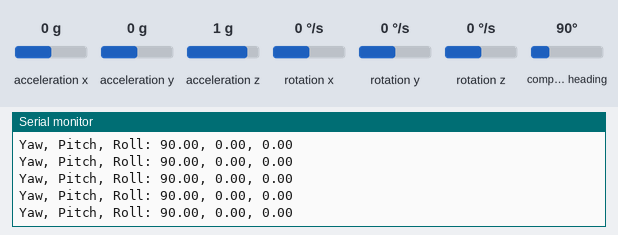
A sketch run on a simulated ESP8266 (NodeMCU). Shown: the last lines printed to the serial monitor. The inputs (shaded band) are chosen by the test bench; at power-on: acceleration x 0 g, acceleration y 0 g, acceleration z 1 g, compass heading 90°, rotation x 0 °/s, rotation y 0 °/s, rotation z 0 °/s. WiFi joins after 1.5 s; servers stay silent unless stated.

Above: at 5.4 s.
5.5 s: acceleration x set to -1.4 g
At 6.1 s:
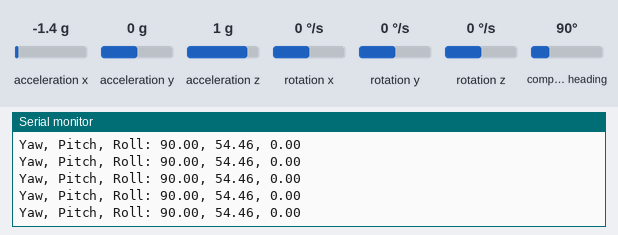
7.0 s: acceleration y set to -1.4 g
At 8.1 s:
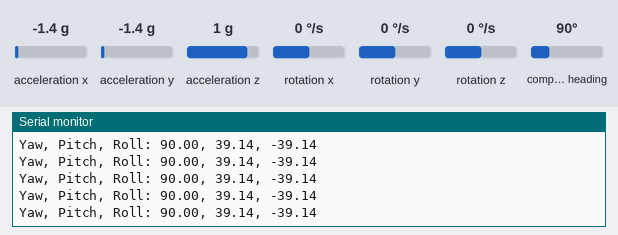
8.5 s: acceleration z set to -1.4 g
At 9.2 s:
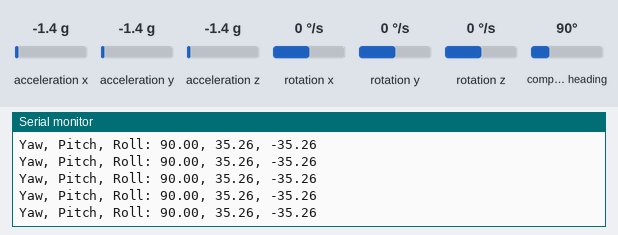
10.0 s: compass heading set to 7°
At 10.9 s:
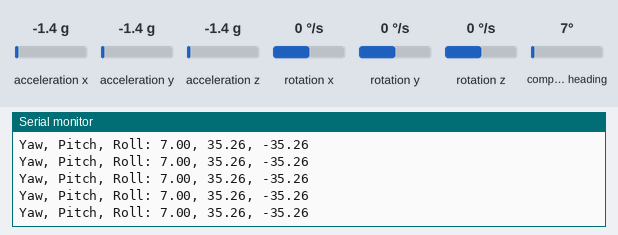
Timing chart, 0 to 12.5 s (numbered marks = the images above; inputs shaded):
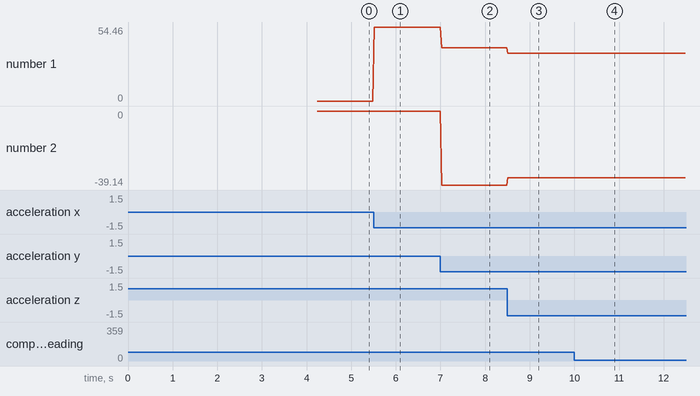

The sketch:

sensor-values.ino
```cpp
#include <Wire.h>
#include "MPU9250.h"
#include <ESP8266WiFi.h>

MPU9250 mpu;
const char* ssid = "CSD";     // Replace with your Wi-Fi network name
const char* password = "csd@NITK2014"; // Replace with your Wi-Fi password

IPAddress serverIP(10,100,81,184);  // Replace with the IP address you want to connect to
int serverPort = 1883;  // Replace with the desired port number

WiFiClient client;

void setup() {
    Serial.begin(115200);
    Wire.begin();
    delay(2000);

    if (!mpu.setup(0x68)) {  // change to your own address
        while (1) {
            Serial.println("MPU connection failed. Please check your connection with `connection_check` example.");
            delay(5000);
        }
    }
    WiFi.begin(ssid, password);
  while (WiFi.status() != WL_CONNECTED) {
     delay(1000);
     Serial.println("Connecting to WiFi...");
   }
   Serial.println("Connected to WiFi");

  //connect to the server
  if (client.connect(serverIP, serverPort)) {
        Serial.println("Connected to server...");
    } else {
        Serial.println("Server Connection failed...................................................................................................................");
    }

}

void loop() {
    if (mpu.update()) {
        static uint32_t prev_ms = millis();
        if (millis() > prev_ms + 25) {
            print_roll_pitch_yaw();
            prev_ms = millis();
        }
    }

//     if (client.connected()) {
//         // Send data to the server
//         client.println("Hello, server!");

//         // Check for data from the server
//         while (client.available()) {
//             char c = client.read();
//             // Process and handle received data
//         }
//     } else {
//         // Handle reconnection or error recovery here
//         client.connect(serverIP, serverPort);
//     }

//     // Add any other control or sensor-related logic here
//     // Implement appropriate delays if needed
//     //delay(1000);
 }

void print_roll_pitch_yaw() {
    Serial.print("Yaw, Pitch, Roll: ");
    Serial.print(mpu.getYaw(), 2);
    Serial.print(", ");
    Serial.print(mpu.getPitch(), 2);
    Serial.print(", ");
    Serial.println(mpu.getRoll(), 2);
}
```

Measured:
- after the input at 5.5 s, the serial monitor: prints a new line at once (image 1)
- after the input at 7.0 s, the serial monitor: prints a new line at once (image 2)
- after the input at 8.5 s, the serial monitor: prints a new line at once (image 3)
- after the input at 10.0 s, the serial monitor: prints a new line at once (image 4)
- plotted number 1: 0 → 54.46 after the input at 5.5 s, 54.46 → 39.14 after the input at 7.0 s, 39.14 → 35.26 after the input at 8.5 s
- plotted number 2: 0 → -39.14 after the input at 7.0 s, -39.14 → -35.26 after the input at 8.5 s
